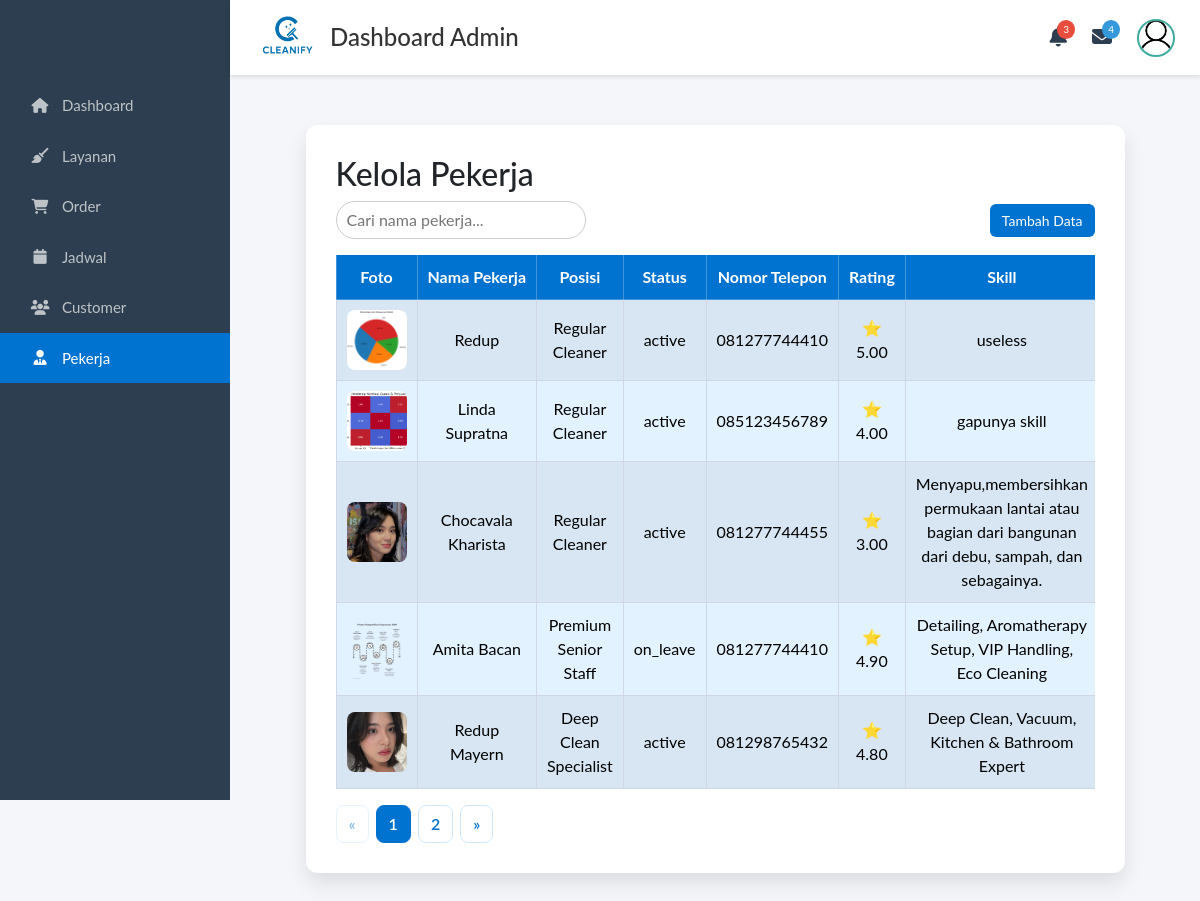
The app's page /Frontend/Admin/dashboard.php?page=pekerja (signed in) with its own data.
### tables this page shows
CREATE TABLE `employees` (
  `id` bigint(20) UNSIGNED NOT NULL,
  `employee_code` varchar(30) DEFAULT NULL,
  `name` varchar(100) NOT NULL,
  `position` varchar(100) NOT NULL,
  `status` enum('active','inactive','on_leave') DEFAULT 'active',
  `rating` decimal(3,2) DEFAULT 0.00,
  `phone` varchar(20) DEFAULT NULL,
  `email` varchar(100) DEFAULT NULL,
  `password` varchar(255) DEFAULT NULL,
  `photo` varchar(255) DEFAULT NULL,
  `address` mediumtext DEFAULT NULL,
  `emergency_contact_name` varchar(100) DEFAULT NULL,
  `emergency_contact_phone` varchar(20) DEFAULT NULL,
  `skills` mediumtext DEFAULT NULL,
  `total_jobs_completed` int(11) DEFAULT 0,
  `certifications` mediumtext DEFAULT NULL,
  `shift_date` date DEFAULT NULL,
  `shift_start` time DEFAULT NULL,
  `shift_end` time DEFAULT NULL,
  `shift_type` enum('morning','afternoon','evening','full') DEFAULT 'full',
  `work_status` enum('scheduled','completed','cancelled') DEFAULT 'scheduled',
  `hired_at` date DEFAULT NULL,
  `created_at` timestamp NOT NULL DEFAULT current_timestamp(),
  `updated_at` timestamp NOT NULL DEFAULT current_timestamp() ON UPDATE current_timestamp()
);

### Backend/Logic/employee_logic.php (called while the page is built, shortened)
<?php
function employees_count(mysqli $conn): int {
    $res = $conn->query("SELECT COUNT(*) AS c FROM employees");
    $row = $res->fetch_assoc();
    return (int)($row['c'] ?? 0);
}
function employees_list(mysqli $conn, int $limit, int $offset): array {
    $stmt = $conn->prepare("SELECT * FROM employees ORDER BY id DESC LIMIT ? OFFSET ?");
    $stmt->bind_param("ii", $limit, $offset);
    $stmt->execute();
    $res = $stmt->get_result();
    return $res ? $res->fetch_all(MYSQLI_ASSOC) : [];
}

### Frontend/Admin/pekerja/pekerja.php (the view, shortened to what this page needs)
<?php
require __DIR__ . '/../../../Backend/db.php';
require __DIR__ . '/../../../Backend/Logic/employee_logic.php';
$limit = 5;
$p = max(1, (int)($_GET['p'] ?? 1));
$start = ($p - 1) * $limit;
$employees = employees_list($conn, $limit, $start);
$total = employees_count($conn);
$totalPages = max(1, (int)ceil($total / $limit));
?>
<div class="pekerja-page">
  <div class="cleanify-card">
    <h2>Kelola Pekerja</h2>
    <div class="top-bar">
      <div class="search">
        <input type="text" id="searchEmployee" placeholder="Cari nama pekerja..." class="search-input">
      </div>
      <div class="add-btn">
        <a href="dashboard.php?page=pekerja_tambah" class="btn btn-success">Tambah Data</a>
      </div>
    </div>
    <div class="table-wrap">
      <table class="table table-bordered table-striped">
        <thead>
          <tr>
            <th>Foto</th>
            <th>Nama Pekerja</th>
            <th>Posisi</th>
            <th>Status</th>
            <th>Nomor Telepon</th>
            <th>Rating</th>
            <th>Skill</th>
          </tr>
        </thead>
        <tbody>
          <?php if (!empty($employees)): ?>
            <?php foreach ($employees as $row): ?>
              <tr>
                <td>
                  <?php if (!empty($row['photo'])): ?>
                    <?php $photo = basename((string)$row['photo']); ?>
                    <img
                      src="pekerja/assets/uploads/<?= rawurlencode($photo) ?>"
                      width="60" height="60" style="border-radius:8px;object-fit:cover;"
                      alt="Foto pekerja"
                    >
                  <?php else: ?>
                    -
                  <?php endif; ?>
                </td>
                <td><?= htmlspecialchars($row['name'] ?? '') ?></td>
                <td><?= htmlspecialchars($row['position'] ?? '') ?></td>
                <td><?= htmlspecialchars($row['status'] ?? '') ?></td>
                <td><?= htmlspecialchars($row['phone'] ?? '') ?></td>
                <td>⭐ <?= htmlspecialchars((string)($row['rating'] ?? '')) ?></td>
                <td><?= htmlspecialchars($row['skills'] ?? '') ?></td>
              </tr>
            <?php endforeach; ?>
          <?php else: ?>
            <tr><td colspan="8" class="text-center">Data pekerja tidak tersedia.</td></tr>
          <?php endif; ?>
        </tbody>
      </table>
    </div>
    <?php if ($totalPages > 1): ?>
      <?php
        $base = "dashboard.php?page=pekerja";
        $prev = max(1, $p - 1);
        $next = min($totalPages, $p + 1);
      ?>
      <nav aria-label="Pagination pekerja">
        <ul class="pagination">
          <li class="page-item <?= ($p <= 1) ? 'disabled' : '' ?>">
            <a class="page-link" href="<?= $base ?>&p=<?= $prev ?>">&laquo;</a>
          </li>
          <?php for ($i=1; $i <= $totalPages; $i++): ?>
            <li class="page-item <?= ($i === $p) ? 'active' : '' ?>">
              <a class="page-link" href="<?= $base ?>&p=<?= $i ?>"><?= $i ?></a>
            </li>
          <?php endfor; ?>
          <li class="page-item <?= ($p >= $totalPages) ? 'disabled' : '' ?>">
            <a class="page-link" href="<?= $base ?>&p=<?= $next ?>">&raquo;</a>
          </li>
        </ul>
      </nav>
    <?php endif; ?>
  </div>
</div>

### Frontend/Admin/dashboard.php (style rules this page uses)
body { background: #f5f6fa; font-family: 'Lato', sans-serif; margin: 0; }

### Frontend/Admin/pekerja/pekerja.php (style rules this page uses)
.pekerja-page .cleanify-card { background: white; padding: 30px; border-radius: 12px; box-shadow: 0 10px 20px rgba(0,0,0,0.1); margin: 20px auto; width: 90%; }
.pekerja-page .top-bar { display: flex; justify-content: space-between; align-items: center; margin-bottom: 15px; gap: 12px; }
.pekerja-page .search-input { padding: 6px 10px; border-radius: 50px; border: 1px solid #ccc; width: 250px; }
.pekerja-page .table-wrap { width: 100%; overflow-x: auto; }
.pekerja-page .table { width: 100%; border-collapse: collapse; box-shadow: 0 4px 10px rgba(0,0,0,0.1); margin: 0; }
.pekerja-page .table thead th { background-color: #0072CF !important; color: #fff !important; padding: 10px !important; font-weight: bold; text-align: center; border: 1px solid rgba(255,255,255,0.25) !important; white-space: nowrap; vertical-align: middle; }
.pekerja-page .table td { padding: 10px !important; background: #e3f2ff !important; border: 1px solid #cfd8e3 !important; vertical-align: middle; text-align: center; }
.pekerja-page .btn { padding: 6px 12px !important; border-radius: 6px !important; font-size: 14px !important; text-decoration: none !important; border: none !important; }
.pekerja-page .btn-success { background: #0072CF !important; color: white !important; }
.pekerja-page .pagination { list-style: none; padding-left: 0; margin: 16px 0 0; display: flex; gap: 8px; align-items: center; }
.pekerja-page .pagination .page-item { list-style: none; }
.pekerja-page .pagination .page-link { display: inline-block; padding: 6px 12px; border-radius: 8px; text-decoration: none; border: 1px solid #cfe6ff; background: #fff; color: #0072CF; font-weight: 600; }
.pekerja-page .pagination .page-item.active .page-link { background: #0072CF; border-color: #0072CF; color: #fff; }
.pekerja-page .pagination .page-item.disabled .page-link { opacity: .5; pointer-events: none; }

### records on screen
employees: photo (picture), name "Redup", position "Regular Cleaner", status "active", phone "081277744410", rating "5.00", skills "useless"
employees: photo (picture), name "Linda Supratna", position "Regular Cleaner", status "active", phone "085123456789", rating "4.00", skills "gapunya skill"
employees: photo (picture), name "Chocavala Kharista", position "Regular Cleaner", status "active", phone "081277744455", rating "3.00", skills "Menyapu,membersihkan permukaan lantai atau bagian dari bangunan dari debu, sampah, dan sebagainya."
employees: photo (picture), name "Amita Bacan", position "Premium Senior Staff", status "on_leave", phone "081277744410", rating "4.90", skills "Detailing, Aromatherapy Setup, VIP Handling, Eco Cleaning"
employees: photo (picture), name "Redup Mayern", position "Deep Clean Specialist", status "active", phone "081298765432", rating "4.80", skills "Deep Clean, Vacuum, Kitchen & Bathroom Expert"
